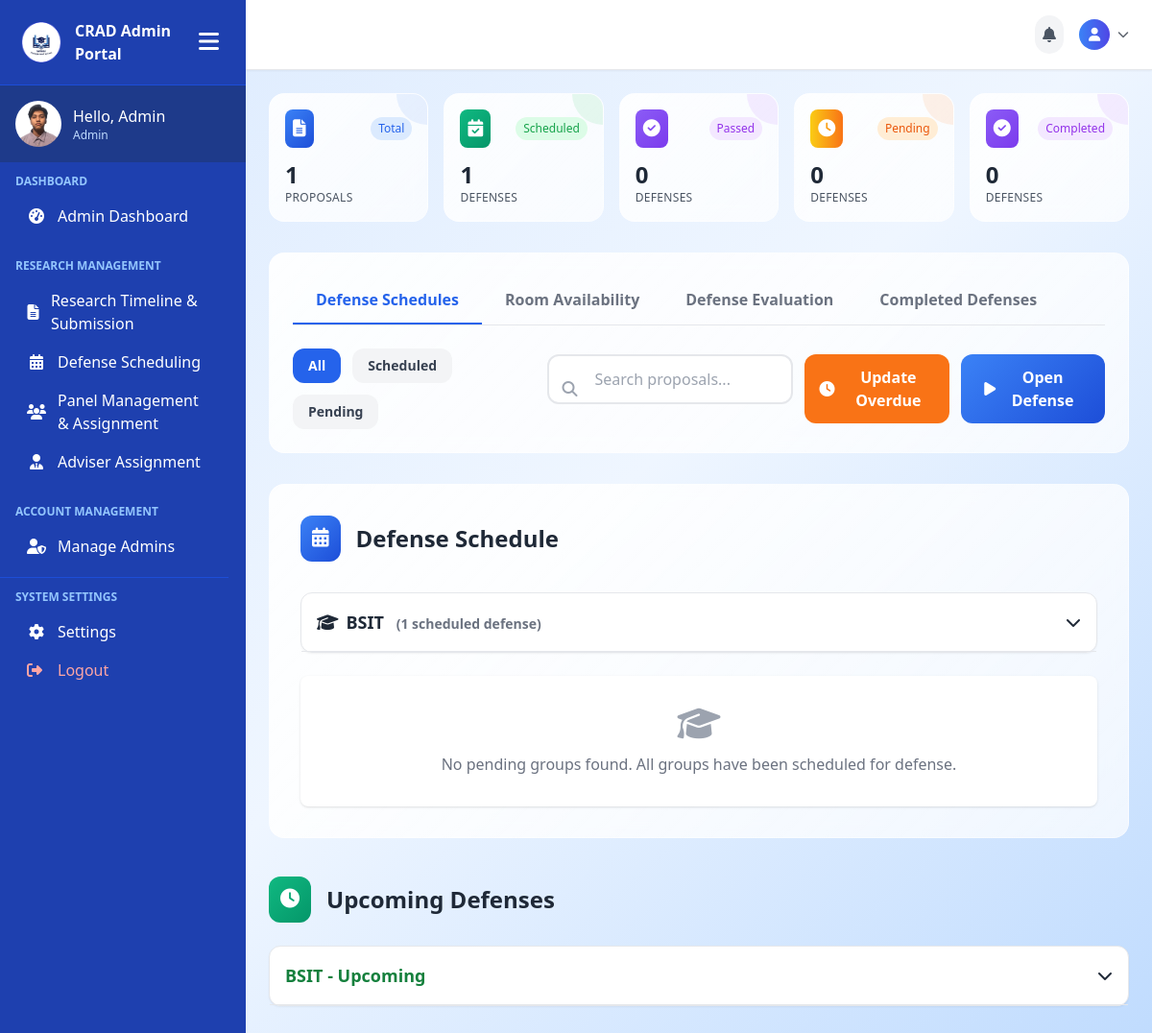
Screenshot of /admin-pages/admin-defense.php (signed in) with the database file from the repository.
### tables this page shows
CREATE TABLE `user_tbl` (
  `user_id` int(11) NOT NULL,
  `email` varchar(150) NOT NULL,
  `password` varchar(255) NOT NULL,
  `role` enum('Admin','Faculty','Student') NOT NULL DEFAULT 'Student',
  `created_at` timestamp NOT NULL DEFAULT current_timestamp()
);

CREATE TABLE `defense_schedules` (
  `id` int(11) NOT NULL,
  `group_id` int(11) DEFAULT NULL,
  `defense_date` date DEFAULT NULL,
  `start_time` time DEFAULT NULL,
  `end_time` time DEFAULT NULL,
  `room_id` int(11) DEFAULT NULL,
  `status` enum('scheduled','completed','cancelled','failed','passed') DEFAULT 'scheduled',
  `created_at` timestamp NOT NULL DEFAULT current_timestamp(),
  `defense_type` enum('pre_oral','final','pre_oral_redefense','final_redefense') DEFAULT NULL,
  `defense_result` enum('pending','passed','failed','redefense') DEFAULT 'pending',
  `parent_defense_id` int(11) DEFAULT NULL,
  `redefense_reason` text DEFAULT NULL,
  `is_redefense` tinyint(1) DEFAULT 0,
  `completed_at` timestamp NULL DEFAULT NULL,
  `updated_at` timestamp NOT NULL DEFAULT current_timestamp() ON UPDATE current_timestamp()
);

CREATE TABLE `groups` (
  `id` int(11) NOT NULL,
  `name` varchar(255) NOT NULL,
  `program` varchar(50) NOT NULL,
  `cluster_id` int(11) DEFAULT NULL,
  `join_code` varchar(10) DEFAULT NULL,
  `created_at` timestamp NOT NULL DEFAULT current_timestamp()
);

### admin-pages/admin-defense.php (the view, shortened to what the rows shown need)
<?php
include('../includes/connection.php');
$defense_query = "SELECT ds.*,
                 pds.defense_type AS parent_defense_type,
                 g.name as group_name, g.program, c.cluster, p.title as proposal_title, r.room_name, r.building,
                 f.fullname as adviser_name, f.id as adviser_id,
                 GROUP_CONCAT(CONCAT(pm.first_name, ' ', pm.last_name) SEPARATOR ', ') as panel_names
                 FROM defense_schedules ds
                 LEFT JOIN defense_schedules pds ON pds.id = ds.parent_defense_id
                 LEFT JOIN groups g ON ds.group_id = g.id
                 LEFT JOIN clusters c ON g.cluster_id = c.id
                 LEFT JOIN faculty f ON c.faculty_id = f.id
                 LEFT JOIN rooms r ON ds.room_id = r.id
                 LEFT JOIN proposals p ON g.id = p.group_id
                 LEFT JOIN defense_panel dp ON ds.id = dp.defense_id
                 LEFT JOIN panel_members pm ON dp.faculty_id = pm.id
                 WHERE ds.status = 'scheduled' AND CONCAT(ds.defense_date, ' ', ds.end_time) > NOW()
                 GROUP BY ds.id
                 ORDER BY g.program, f.fullname, c.cluster, ds.defense_date, ds.start_time";
$defense_result = mysqli_query($conn, $defense_query);
$defense_by_program = [];
while ($schedule = mysqli_fetch_assoc($defense_result)) {
    $panel_query = "SELECT u.user_id, u.email, pm.id as panel_member_id
                   FROM defense_panel dp
                   JOIN user_tbl u ON dp.faculty_id = u.user_id
                   LEFT JOIN panel_members pm ON u.user_id = pm.id
                   WHERE dp.defense_id = '{$schedule['id']}'";
    $panel_result = mysqli_query($conn, $panel_query);
    $panel_members = [];
    while ($panel = mysqli_fetch_assoc($panel_result)) {
        $panel_members[] = $panel;
    }
    $schedule['panel_members'] = $panel_members;
    $adviser_name = $schedule['adviser_name'] ?: 'Unassigned Adviser';
    $adviser_id = $schedule['adviser_id'] ?: 'unassigned';
    $program = $schedule['program'] ?: 'Unknown';
    $cluster = $schedule['cluster'] ?: 'No Cluster';
    $defense_by_program[$program]['advisers'][$adviser_id]['adviser_name'] = $adviser_name;
    $defense_by_program[$program]['advisers'][$adviser_id]['clusters'][$cluster]['defenses'][] = $schedule;
}
$upcoming_query = "SELECT ds.*,
                pds.defense_type AS parent_defense_type,
                g.name as group_name, g.program, c.cluster, p.title as proposal_title, r.room_name, r.building,
                f.fullname as adviser_name, f.id as adviser_id,
                GROUP_CONCAT(CONCAT(pm.first_name, ' ', pm.last_name) SEPARATOR ', ') as panel_names
                FROM defense_schedules ds
                LEFT JOIN defense_schedules pds ON pds.id = ds.parent_defense_id
                JOIN groups g ON ds.group_id = g.id
                LEFT JOIN clusters c ON g.cluster_id = c.id
                LEFT JOIN faculty f ON c.faculty_id = f.id
                JOIN proposals p ON g.id = p.group_id
                LEFT JOIN rooms r ON ds.room_id = r.id
                LEFT JOIN defense_panel dp ON ds.id = dp.defense_id
                LEFT JOIN panel_members pm ON dp.faculty_id = pm.id
                WHERE CONCAT(ds.defense_date, ' ', ds.end_time) > NOW() AND ds.status = 'scheduled'
                GROUP BY ds.id
                ORDER BY g.program, f.fullname, c.cluster, ds.defense_date, ds.start_time";
$upcoming_result = mysqli_query($conn, $upcoming_query);
$upcoming_by_program = [];
while ($upcoming = mysqli_fetch_assoc($upcoming_result)) {
    $adviser_name = $upcoming['adviser_name'] ?: 'Unassigned Adviser';
    $adviser_id = $upcoming['adviser_id'] ?: 'unassigned';
    $program = $upcoming['program'] ?: 'Unknown';
    $cluster = $upcoming['cluster'] ?: 'No Cluster';
    $upcoming_by_program[$program]['advisers'][$adviser_id]['adviser_name'] = $adviser_name;
    $upcoming_by_program[$program]['advisers'][$adviser_id]['clusters'][$cluster]['defenses'][] = $upcoming;
}
$failed_query = "SELECT ds.*,
                 pds.defense_type AS parent_defense_type,
                 g.name as group_name, g.program, c.cluster, p.title as proposal_title, r.room_name, r.building,
                 f.fullname as adviser_name, f.id as adviser_id, ds.redefense_reason,
                 GROUP_CONCAT(CONCAT(pm.first_name, ' ', pm.last_name) SEPARATOR ', ') as panel_names
                FROM defense_schedules ds
                LEFT JOIN defense_schedules pds ON pds.id = ds.parent_defense_id
                JOIN groups g ON ds.group_id = g.id
                LEFT JOIN clusters c ON g.cluster_id = c.id
                LEFT JOIN faculty f ON c.faculty_id = f.id
                JOIN proposals p ON g.id = p.group_id
                LEFT JOIN rooms r ON ds.room_id = r.id
                LEFT JOIN defense_panel dp ON ds.id = dp.defense_id
                LEFT JOIN panel_members pm ON dp.faculty_id = pm.id
                WHERE ds.status = 'failed'
                GROUP BY ds.id
                ORDER BY g.program, f.fullname, ds.defense_date DESC";
$failed_result = mysqli_query($conn, $failed_query);
while ($failed = mysqli_fetch_assoc($failed_result)) {
    $program = $failed['program'] ?: 'Unknown';
}
?>
<!DOCTYPE html>
<html lang="en">
<head>
    <script src="https://cdn.tailwindcss.com"></script>
    <link rel="stylesheet" href="https://cdnjs.cloudflare.com/ajax/libs/font-awesome/6.0.0/css/all.min.css">
</head>
<body class="bg-gradient-to-br from-blue-100 via-blue-50 to-blue-200 text-gray-800 font-sans">
    <div class="min-h-screen flex">
        <?php include('../includes/admin-sidebar.php'); ?>
        <main class="flex-1 p-6 main-content">
            <div id="scheduleCards" class="stats-card rounded-2xl p-8 animate-scale-in">
                <div class="flex items-center mb-8">
                    <h2 class="text-2xl font-bold text-gray-800">Defense Schedule</h2>
                </div>
                <div class="space-y-6 relative z-10">
                    <?php foreach ($defense_by_program as $program => $program_data): ?>
                    <div class="bg-white rounded-xl shadow-sm border border-gray-200">
                        <div class="p-4 border-b border-gray-200 cursor-pointer" onclick="toggleProgram('<?php echo $program; ?>')">
                            <div class="flex items-center justify-between">
                                <h3 class="text-lg font-semibold text-gray-800">
                                    <i class="fas fa-graduation-cap mr-2"></i><?php echo $program; ?>
                                    <span class="text-sm text-gray-500 ml-2">
                                        <?php
                                        $total_scheduled = 0;
                                        foreach ($program_data['advisers'] as $adviser_id => $adviser_data) {
                                            foreach ($adviser_data['clusters'] as $cluster => $cluster_data) {
                                                $total_scheduled += count($cluster_data['defenses']);
                                            }
                                        }
                                        echo "($total_scheduled scheduled defense" . ($total_scheduled > 1 ? 's' : '') . ")";
                                        ?>
                                    </span>
                                </h3>
                                <i class="fas fa-chevron-down transition-transform" id="icon-<?php echo $program; ?>"></i>
                            </div>
                        </div>
                    </div>
                    <?php endforeach; ?>
                </div>
            </div>
              <div class="flex items-center mt-10 mb-6">
                <h2 class="text-2xl font-bold text-gray-800">Upcoming Defenses</h2>
            </div>
            <div class="space-y-6 mb-8 animate-fade-in">
                <?php foreach ($upcoming_by_program as $program => $program_data): ?>
                <div class="bg-white rounded-xl shadow-sm border border-gray-200">
                    <div class="p-4 border-b border-gray-200 cursor-pointer" onclick="toggleUpcomingProgram('<?php echo $program; ?>')">
                        <div class="flex items-center justify-between">
                            <h3 class="text-lg font-semibold text-green-700"><?php echo $program; ?> - Upcoming</h3>
                            <i class="fas fa-chevron-down transition-transform" id="upcoming-icon-<?php echo $program; ?>"></i>
                        </div>
                    </div>
                </div>
                <?php endforeach; ?>
            </div>
        </main>
    </div>
</body>
</html>

### includes/admin-sidebar.php (shortened to what the rows shown need)
<?php
include("../includes/connection.php");
$user_id = $_SESSION['user_id'];
$sql = "SELECT role FROM user_tbl WHERE user_id = ?";
$stmt = $conn->prepare($sql);
$stmt->bind_param("i", $user_id);
$stmt->execute();
$result = $stmt->get_result();
$user = $result->fetch_assoc();
$role = $user['role'];
$greeting = "Hello, " . match($role) {
    'admin' => 'Admin',
    'student' => 'Student',
    default => 'Admin'
};
?>
<!DOCTYPE html>
<html lang="en">
<head>
    <script src="https://cdn.tailwindcss.com"></script>
    <link rel="stylesheet" href="https://cdnjs.cloudflare.com/ajax/libs/font-awesome/6.5.0/css/all.min.css">
</head>
<body>
<div class="sidebar sidebar-transition bg-blue-800 text-white flex flex-col hidden md:flex h-screen w-64" id="sidebar">
    <div class="p-4 flex items-center space-x-3 bg-blue-900">
        <div>
            <p class="font-medium profile-name"><?php echo htmlspecialchars($greeting); ?></p>
            <p class="text-xs text-blue-200 profile-role"><?php echo htmlspecialchars($role); ?></p>
        </div>
    </div>
</div>
</body>
</html>

### rows the page displays
user_tbl: role "Hello, Admin", role "Admin"
defense_schedules: group.program "BSIT", total_scheduled "1"

### other values shown
$total_proposals "1"
$scheduled_defenses "1"
$confirmed_defenses "0"
$pending_defenses "0"
$completed_defenses "0"
